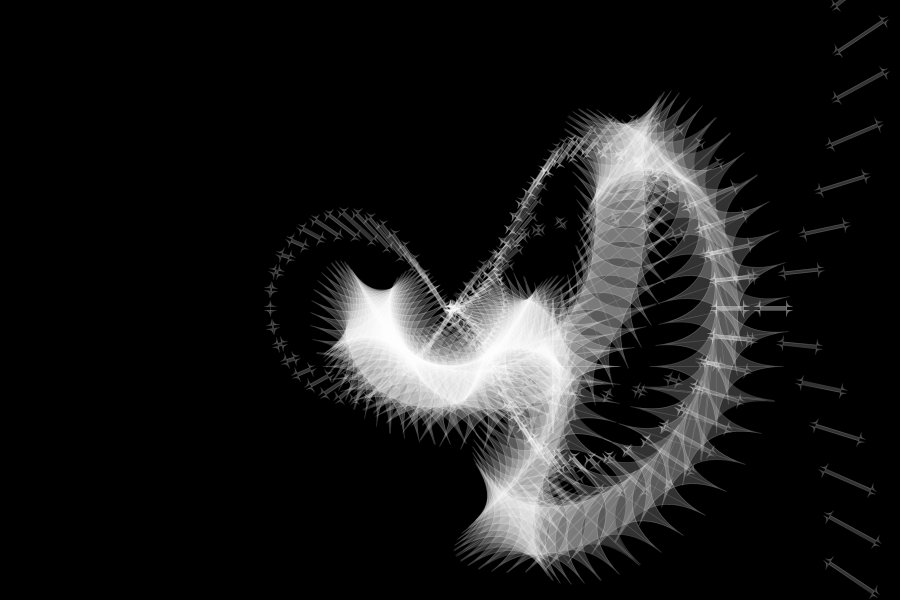
Frame 1 (no input)
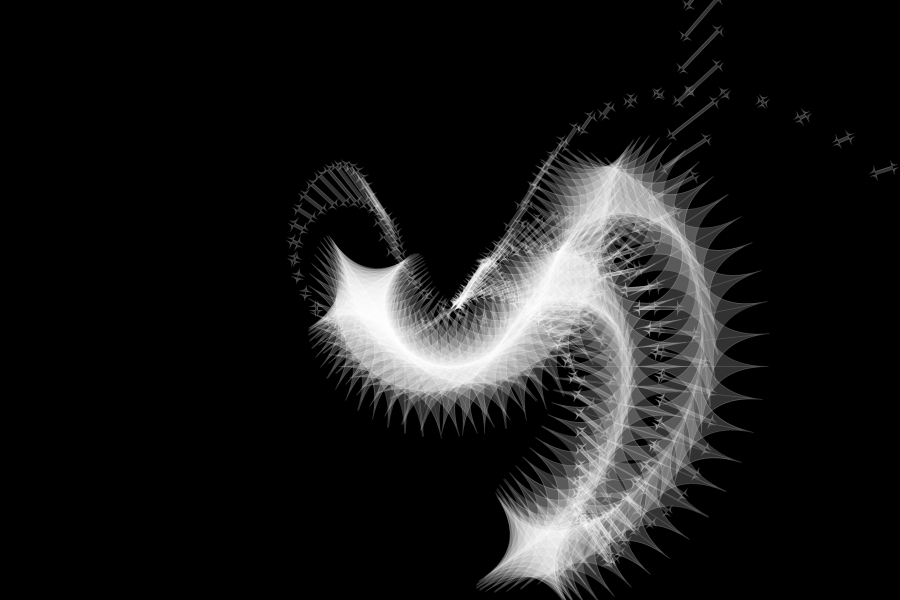
Frame 60 (the mouse pressed at the canvas centre just before this capture)
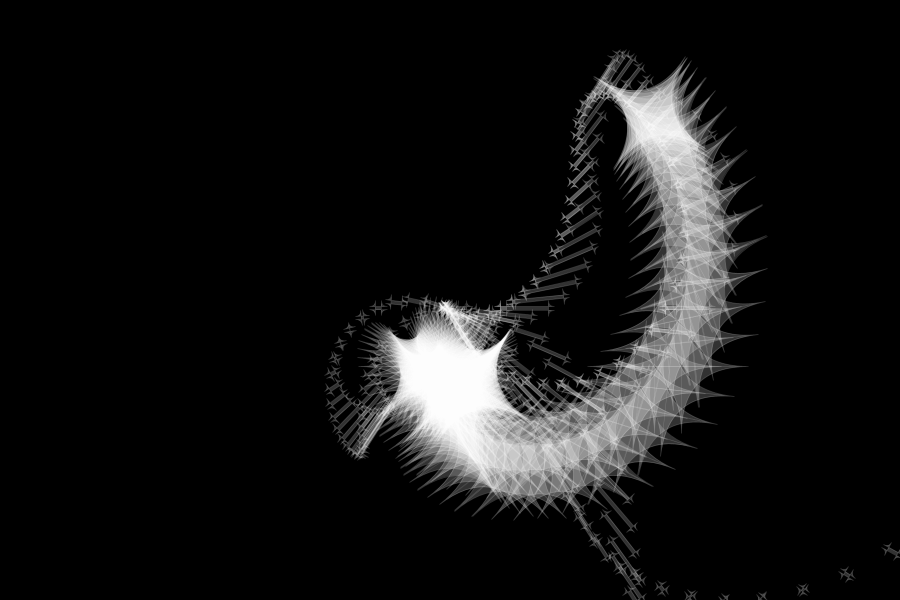
Frame 120 (the mouse held since frame 60 and released just before this capture)

The Processing sketch that drew these frames (run headless with seeded random() and noise(); from frame 60 on, the mouse is pressed at the canvas centre):

// Processing sketch: processing_173723
// ── processing_173723.pde

//sin2PI//
int num=120;
float theta;

void setup() {
  size(900, 600);
  background(0);
  stroke(255,50);
  strokeWeight(0.8);
  fill(255, 50);


}

void draw() {
  background(0);
  translate(width/2, height/2);
  for (int i=0; i<num; i++) {
    pushMatrix();
    float offSet = TWO_PI/num*i;
    rotate(sin(offSet*2));
    float x1 = map(sin(theta+offSet*1),-1,1,-90,400);
    float x4 = map(cos(theta+offSet*2),-1,1,0,80);
    float x2 = x1 -50 +sin(7) ;
    float x3 = 100;
    float x5 =  map(sin(theta+offSet*5),-1,1,0,80);
    
  rect(3*x1/1.5, 10/1.5, x5/1.5, 5/1.5, -9/1.5);
  rect(5*x4/1.5, 10/1.5, x5/1.5, 5/1.5, -9/1.5);
  rect(x1/1.5, 100/1.5, sin(x3)/1.5, sin(50)/1.5, -100/1.5);
    
  popMatrix();
    
  }
  theta -= 0.033987;
}
